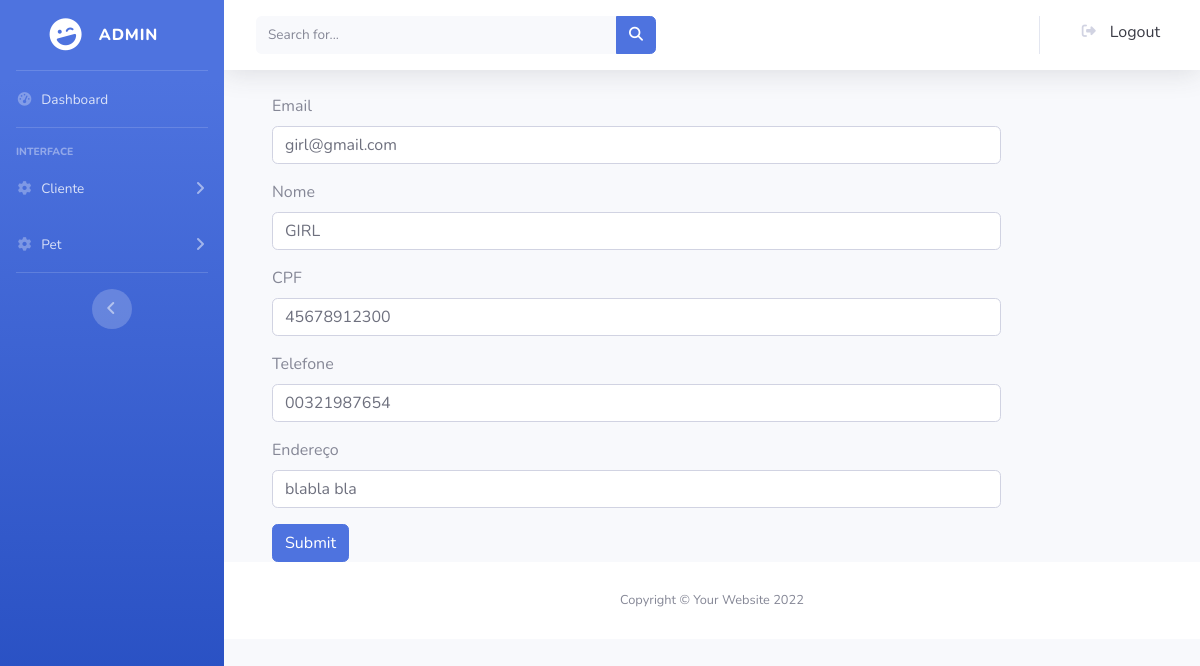
Screenshot of /produto/admin.php?rota=editar_cliente&id=11 with the database file from the repository.
### tables this page shows
CREATE TABLE `cliente` (
  `id_cliente` int(11) NOT NULL,
  `nome_cliente` varchar(150) NOT NULL,
  `email_cliente` varchar(200) NOT NULL,
  `cpf_cliente` varchar(14) NOT NULL,
  `telefone_cliente` varchar(17) NOT NULL,
  `endereco_cliente` varchar(300) NOT NULL,
  `data_cadastro_cliente` datetime NOT NULL DEFAULT current_timestamp()
);

### PHP_projetoClinicaPet/classes/Cliente.php (called while the page is built, shortened)
<?php
    include_once("../classes/Conexao.php");
    class Cliente {
        public $conexaoBD;
        public function __construct() {
            $objConexao = new Conexao();
            $this -> conexaoBD = $objConexao -> getConexao();
        }
        public function selecionarPorId($id) {
            $sql = "select * from cliente where id_cliente=$id";
            $this -> retornoBD = $this -> conexaoBD -> query($sql);
        }
    }

### PHP_projetoClinicaPet/classes/Conexao.php (called while the page is built)
<?php
    class Conexao{
        private $url;
        private $usuario;
        private $senha;
        private $baseDeDados;
        public function __construct() {
            $this -> url = "127.0.0.1";
            $this -> usuario = "root";
            $this -> senha = '';
            $this -> baseDeDados = 'clinica_pet';
        }
        public function getConexao() {
            return  new mysqli(
                $this -> url,
                $this -> usuario,
                $this -> senha,
                $this -> baseDeDados
            );
        }
    }

### include/editarCliente.php (the view, shortened to what this page needs)
<?php
    include_once("../classes/Cliente.php");
    $objCliente = new Cliente();
    if (isset($_GET['id'])) {
        $objCliente -> selecionarPorId($_GET['id']);
    }
    $retorno = $objCliente -> retornoBD -> fetch_object();
 ?>
    <div class="container">
        <div class="row">
            <div class="col-10">
                <form method="POST" action="">
                    <div class="mb-3">
                        <label for="exampleInputEmail1" class="form-label">Email</label>
                        <input type="email" class="form-control" id="email-cliente" aria-describedby="emailHelp" name="emailCliente" value="<?php echo $retorno -> email_cliente; ?>">
                    </div>
                    <div class="mb-3">
                        <label for="nome" class="form-label">Nome</label>
                        <input type="text" class="form-control" id="nome-cliente" aria-describedby="nomeHelp" name="nomeCliente" value="<?php echo $retorno -> nome_cliente; ?>">
                    </div>
                    <div class="mb-3">
                        <label for="cpf" class="form-label">CPF</label>
                        <input type="text" class="form-control" id="cpf-cliente" aria-describedby="cpfHelp" name="cpfCliente" value="<?php echo $retorno -> cpf_cliente; ?>">
                    </div>
                    <div class="mb-3">
                        <label for="telefone-cliente" class="form-label">Telefone</label>
                        <input type="text" class="form-control" id="telefone-cliente" aria-describedby="telefoneHelp" name="telefoneCliente" value="<?php echo $retorno -> telefone_cliente; ?>">
                    </div>
                    <div class="mb-3">
                        <label for="endereco-cliente" class="form-label">Endereço</label>
                        <input type="text" class="form-control" id="endereco-cliente" aria-describedby="enderecoHelp" name="enderecoCliente" value="<?php echo $retorno -> endereco_cliente; ?>">
                    </div>
                    <button type="submit" class="btn btn-primary">Submit</button>
                </form>
            </div>
        </div>
    </div>

### rows the page displays
cliente: emailCliente "girl@gmail.com", nomeCliente "GIRL", cpfCliente "45678912300", telefoneCliente "00321987654", enderecoCliente "blabla bla"
